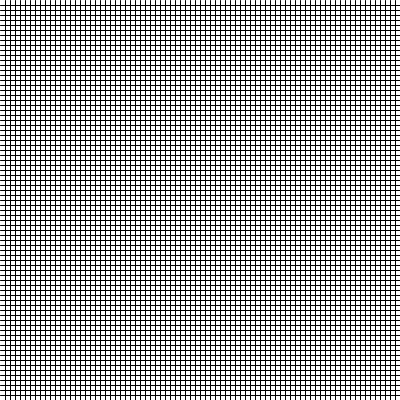
Frame 1 (no input)
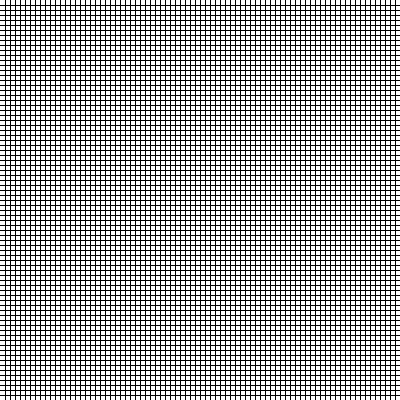
Frame 60 (the mouse pressed at the canvas centre just before this capture)
Frame 120 (the mouse held since frame 60 and released just before this capture): identical to frame 60, image omitted

The Processing sketch that drew these frames (run headless with seeded random() and noise(); from frame 60 on, the mouse is pressed at the canvas centre):

// Processing sketch: processing_176105
// ── processing_176105.pde

void setup()

{

  size(400,400);

  background(255);

  int e=0;

}

void draw()

{

 for (int e = 5; e < 400;  e = e+5) { 

 line (e,height,e,0);
 line(0,e,width,e);

}

}
